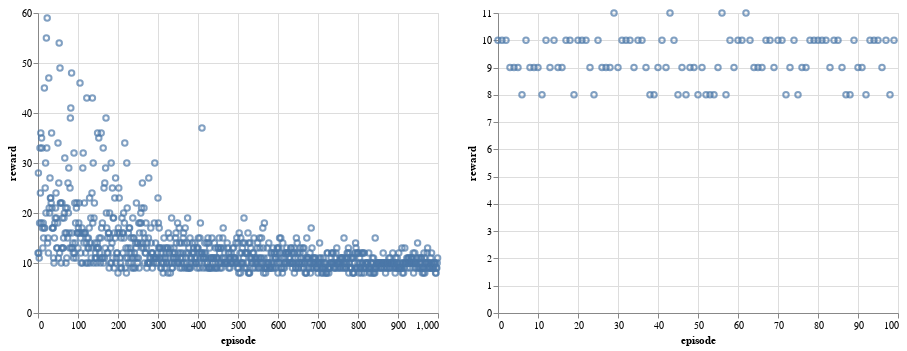

The notebook cell saved with this chart:
### Code cell
alt.Chart(rewards_Q_exp).mark_point().encode(x="episode", y="reward") | alt.Chart(
    test_rewards_Q_exp
).mark_point().encode(x="episode", y="reward")

### Figure 1 — Vega-Lite specification as saved in the notebook (floating-point values rounded to 4 significant figures; data arrays with more than 128 entries replaced by an {"elided": "..."} marker saying what was removed)
{"config": {"view": {"continuousWidth": 400, "continuousHeight": 300}}, "hconcat": [{"data": {"name": "data-04e295f5746820a7ac22bc58a5118019"}, "mark": "point", "encoding": {"x": {"type": "quantitative", "field": "episode"}, "y": {"type": "quantitative", "field": "reward"}}}, {"data": {"name": "data-2293df70742e09fd204df249d1516d7e"}, "mark": "point", "encoding": {"x": {"type": "quantitative", "field": "episode"}, "y": {"type": "quantitative", "field": "reward"}}}], "$schema": "https://vega.github.io/schema/vega-lite/v4.8.1.json", "datasets": {"data-04e295f5746820a7ac22bc58a5118019": {"elided": "1000 records"}, "data-2293df70742e09fd204df249d1516d7e": [{"episode": 0, "reward": 10.0}, {"episode": 1, "reward": 10.0}, {"episode": 2, "reward": 10.0}, {"episode": 3, "reward": 9.0}, {"episode": 4, "reward": 9.0}, {"episode": 5, "reward": 9.0}, {"episode": 6, "reward": 8.0}, {"episode": 7, "reward": 10.0}, {"episode": 8, "reward": 9.0}, {"episode": 9, "reward": 9.0}, {"episode": 10, "reward": 9.0}, {"episode": 11, "reward": 8.0}, {"episode": 12, "reward": 10.0}, {"episode": 13, "reward": 9.0}, {"episode": 14, "reward": 10.0}, {"episode": 15, "reward": 9.0}, {"episode": 16, "reward": 9.0}, {"episode": 17, "reward": 10.0}, {"episode": 18, "reward": 10.0}, {"episode": 19, "reward": 8.0}, {"episode": 20, "reward": 10.0}, {"episode": 21, "reward": 10.0}, {"episode": 22, "reward": 10.0}, {"episode": 23, "reward": 9.0}, {"episode": 24, "reward": 8.0}, {"episode": 25, "reward": 10.0}, {"episode": 26, "reward": 9.0}, {"episode": 27, "reward": 9.0}, {"episode": 28, "reward": 9.0}, {"episode": 29, "reward": 11.0}, {"episode": 30, "reward": 9.0}, {"episode": 31, "reward": 10.0}, {"episode": 32, "reward": 10.0}, {"episode": 33, "reward": 10.0}, {"episode": 34, "reward": 9.0}, {"episode": 35, "reward": 10.0}, {"episode": 36, "reward": 10.0}, {"episode": 37, "reward": 9.0}, {"episode": 38, "reward": 8.0}, {"episode": 39, "reward": 8.0}, {"episode": 40, "reward": 9.0}, {"episode": 41, "reward": 10.0}, {"episode": 42, "reward": 9.0}, {"episode": 43, "reward": 11.0}, {"episode": 44, "reward": 10.0}, {"episode": 45, "reward": 8.0}, {"episode": 46, "reward": 9.0}, {"episode": 47, "reward": 8.0}, {"episode": 48, "reward": 9.0}, {"episode": 49, "reward": 9.0}, {"episode": 50, "reward": 8.0}, {"episode": 51, "reward": 9.0}, {"episode": 52, "reward": 8.0}, {"episode": 53, "reward": 8.0}, {"episode": 54, "reward": 8.0}, {"episode": 55, "reward": 9.0}, {"episode": 56, "reward": 11.0}, {"episode": 57, "reward": 8.0}, {"episode": 58, "reward": 10.0}, {"episode": 59, "reward": 9.0}, {"episode": 60, "reward": 10.0}, {"episode": 61, "reward": 10.0}, {"episode": 62, "reward": 11.0}, {"episode": 63, "reward": 10.0}, {"episode": 64, "reward": 9.0}, {"episode": 65, "reward": 9.0}, {"episode": 66, "reward": 9.0}, {"episode": 67, "reward": 10.0}, {"episode": 68, "reward": 10.0}, {"episode": 69, "reward": 9.0}, {"episode": 70, "reward": 10.0}, {"episode": 71, "reward": 10.0}, {"episode": 72, "reward": 8.0}, {"episode": 73, "reward": 9.0}, {"episode": 74, "reward": 10.0}, {"episode": 75, "reward": 8.0}, {"episode": 76, "reward": 9.0}, {"episode": 77, "reward": 9.0}, {"episode": 78, "reward": 10.0}, {"episode": 79, "reward": 10.0}, {"episode": 80, "reward": 10.0}, {"episode": 81, "reward": 10.0}, {"episode": 82, "reward": 10.0}, {"episode": 83, "reward": 9.0}, {"episode": 84, "reward": 10.0}, {"episode": 85, "reward": 10.0}, {"episode": 86, "reward": 9.0}, {"episode": 87, "reward": 8.0}, {"episode": 88, "reward": 8.0}, {"episode": 89, "reward": 10.0}, {"episode": 90, "reward": 9.0}, {"episode": 91, "reward": 9.0}, {"episode": 92, "reward": 8.0}, {"episode": 93, "reward": 10.0}, {"episode": 94, "reward": 10.0}, {"episode": 95, "reward": 10.0}, {"episode": 96, "reward": 9.0}, {"episode": 97, "reward": 10.0}, {"episode": 98, "reward": 8.0}, {"episode": 99, "reward": 10.0}]}}
